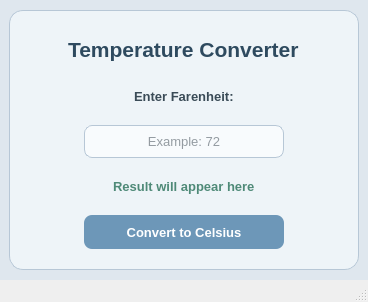
<?xml version="1.0" encoding="UTF-8"?>
<ui version="4.0">
 <class>MainWindow</class>
 <widget class="QMainWindow" name="MainWindow">
  <property name="geometry">
   <rect>
    <x>0</x>
    <y>0</y>
    <width>368</width>
    <height>302</height>
   </rect>
  </property>
  <property name="windowTitle">
   <string>Temperature Converter</string>
  </property>
  <property name="styleSheet">
   <string notr="true"/>
  </property>
  <widget class="QWidget" name="centralwidget">
   <property name="acceptDrops">
    <bool>false</bool>
   </property>
   <property name="styleSheet">
    <string notr="true">QMainWindow {
    background-color: #dfe7ee;
}

QWidget {
    background-color: #dfe7ee;
    color: #2f3b46;
    font-family: &quot;Segoe UI&quot;;
    font-size: 10pt;
}

QFrame#converterFrame {
    background-color: #eef4f8;
    border: 1px solid #b7c7d6;
    border-radius: 14px;
}

QLabel#titleLabel {
    color: #2e4a5f;
    font-size: 16pt;
    font-weight: bold;
    border: none;
    background: transparent;
}

QLabel#descriptionLabel {
    color: #5f7282;
    font-size: 9pt;
    border: none;
    background: transparent;
}

QLabel#inputLabel {
    color: #3a4b57;
    font-weight: 500;
    border: none;
    background: transparent;
}

QLabel#resultLabel {
    color: #4f8a78;
    font-weight: bold;
    border: none;
    background: transparent;
}

QLineEdit#fahrenheitInput {
    background-color: #f8fbfd;
    color: #2f3b46;
    border: 1px solid #b7c7d6;
    border-radius: 8px;
    padding: 7px;
}

QLineEdit#fahrenheitInput:focus {
    border: 1px solid #6d97b8;
}

QPushButton#convertButton {
    background-color: #6d97b8;
    color: white;
    border: none;
    border-radius: 8px;
    padding: 8px;
    font-weight: bold;
}

QPushButton#convertButton:hover {
    background-color: #7da5c4;
}

QPushButton#convertButton:pressed {
    background-color: #5d88a9;
}</string>
   </property>
   <layout class="QGridLayout" name="gridLayout">
    <item row="0" column="0">
     <widget class="QFrame" name="converterFrame">
      <property name="sizePolicy">
       <sizepolicy hsizetype="Fixed" vsizetype="Fixed">
        <horstretch>0</horstretch>
        <verstretch>0</verstretch>
       </sizepolicy>
      </property>
      <property name="minimumSize">
       <size>
        <width>350</width>
        <height>230</height>
       </size>
      </property>
      <property name="maximumSize">
       <size>
        <width>400</width>
        <height>260</height>
       </size>
      </property>
      <property name="frameShape">
       <enum>QFrame::Shape::StyledPanel</enum>
      </property>
      <property name="frameShadow">
       <enum>QFrame::Shadow::Raised</enum>
      </property>
      <layout class="QVBoxLayout" name="verticalLayout">
       <property name="spacing">
        <number>10</number>
       </property>
       <property name="leftMargin">
        <number>24</number>
       </property>
       <property name="topMargin">
        <number>20</number>
       </property>
       <property name="rightMargin">
        <number>24</number>
       </property>
       <property name="bottomMargin">
        <number>20</number>
       </property>
       <item>
        <layout class="QVBoxLayout" name="verticalLayout_2">
         <item alignment="Qt::AlignmentFlag::AlignHCenter">
          <widget class="QLabel" name="titleLabel">
           <property name="text">
            <string>Temperature Converter</string>
           </property>
          </widget>
         </item>
         <item alignment="Qt::AlignmentFlag::AlignHCenter">
          <widget class="QLabel" name="inputLabel">
           <property name="text">
            <string>Enter Farenheit:</string>
           </property>
          </widget>
         </item>
         <item alignment="Qt::AlignmentFlag::AlignHCenter">
          <widget class="QLineEdit" name="fahrenheitInput">
           <property name="minimumSize">
            <size>
             <width>200</width>
             <height>32</height>
            </size>
           </property>
           <property name="alignment">
            <set>Qt::AlignmentFlag::AlignCenter</set>
           </property>
           <property name="placeholderText">
            <string>Example: 72</string>
           </property>
          </widget>
         </item>
         <item alignment="Qt::AlignmentFlag::AlignHCenter">
          <widget class="QLabel" name="resultLabel">
           <property name="text">
            <string>Result will appear here</string>
           </property>
          </widget>
         </item>
         <item alignment="Qt::AlignmentFlag::AlignHCenter">
          <widget class="QPushButton" name="convertButton">
           <property name="minimumSize">
            <size>
             <width>200</width>
             <height>34</height>
            </size>
           </property>
           <property name="text">
            <string>Convert to Celsius</string>
           </property>
          </widget>
         </item>
        </layout>
       </item>
      </layout>
     </widget>
    </item>
   </layout>
  </widget>
  <widget class="QMenuBar" name="menubar">
   <property name="geometry">
    <rect>
     <x>0</x>
     <y>0</y>
     <width>368</width>
     <height>33</height>
    </rect>
   </property>
  </widget>
  <widget class="QStatusBar" name="statusbar"/>
 </widget>
 <resources/>
 <connections/>
</ui>
